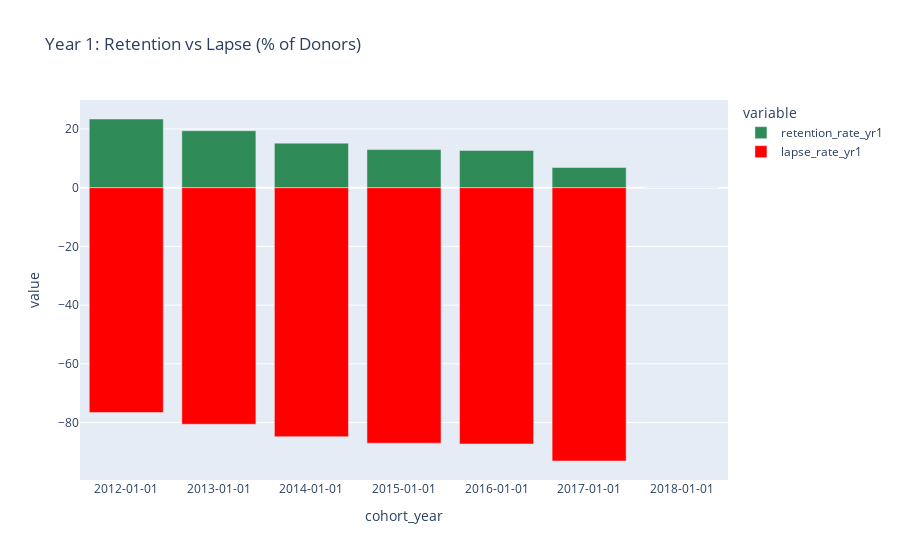

The notebook cell this image was saved under:
### Code cell
fig = px.bar(df5, x="cohort_year", y=['retention_rate_yr1', 'lapse_rate_yr1'],
            title="Year 1: Retention vs Lapse (% of Donors)",
            color_discrete_sequence =['seagreen','red'])
 #barmode='group', labels={'index':'year', 'y':'amount ($)'}, 
fig.update_xaxes(type='category')
fig.show()

### Figure 1 — Plotly figure (JSON) as saved in the notebook; plotly's stock layout.template omitted (floating-point values rounded to 4 significant figures)
{"data": [{"alignmentgroup": "True", "hovertemplate": "variable=retention_rate_yr1<br>cohort_year=%{x}<br>value=%{y}<extra></extra>", "legendgroup": "retention_rate_yr1", "marker": {"color": "seagreen"}, "name": "retention_rate_yr1", "offsetgroup": "retention_rate_yr1", "orientation": "v", "showlegend": true, "textposition": "auto", "type": "bar", "x": ["2012-01-01", "2013-01-01", "2014-01-01", "2015-01-01", "2016-01-01", "2017-01-01", "2018-01-01"], "xaxis": "x", "y": [23.4, 19.41, 15.18, 12.97, 12.69, 6.894, 0], "yaxis": "y"}, {"alignmentgroup": "True", "hovertemplate": "variable=lapse_rate_yr1<br>cohort_year=%{x}<br>value=%{y}<extra></extra>", "legendgroup": "lapse_rate_yr1", "marker": {"color": "red"}, "name": "lapse_rate_yr1", "offsetgroup": "lapse_rate_yr1", "orientation": "v", "showlegend": true, "textposition": "auto", "type": "bar", "x": ["2012-01-01", "2013-01-01", "2014-01-01", "2015-01-01", "2016-01-01", "2017-01-01", "2018-01-01"], "xaxis": "x", "y": [-76.6, -80.59, -84.82, -87.03, -87.31, -93.11, 0], "yaxis": "y"}], "layout": {"barmode": "relative", "legend": {"title": {"text": "variable"}, "tracegroupgap": 0}, "title": {"text": "Year 1: Retention vs Lapse (% of Donors)"}, "xaxis": {"anchor": "y", "domain": [0, 1], "title": {"text": "cohort_year"}, "type": "category"}, "yaxis": {"anchor": "x", "domain": [0, 1], "title": {"text": "value"}}}}
